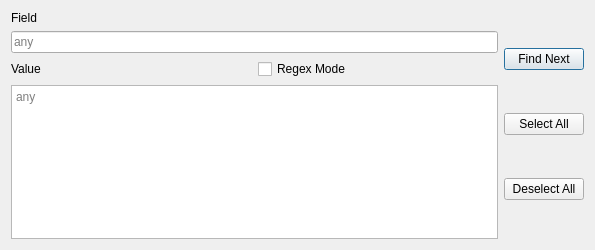
<?xml version="1.0" encoding="UTF-8"?>
<ui version="4.0">
 <class>SearchBarClass</class>
 <widget class="QDialog" name="SearchBarClass">
  <property name="geometry">
   <rect>
    <x>0</x>
    <y>0</y>
    <width>595</width>
    <height>250</height>
   </rect>
  </property>
  <property name="windowTitle">
   <string>Search</string>
  </property>
  <layout class="QGridLayout" name="gridLayout">
   <item row="2" column="1">
    <layout class="QHBoxLayout" name="horizontalLayout">
     <item>
      <layout class="QVBoxLayout" name="verticalLayout_2">
       <item>
        <widget class="QLabel" name="label_2">
         <property name="text">
          <string>Field</string>
         </property>
        </widget>
       </item>
       <item>
        <widget class="QLineEdit" name="lineEdit">
         <property name="inputMask">
          <string/>
         </property>
         <property name="placeholderText">
          <string>any</string>
         </property>
        </widget>
       </item>
       <item>
        <layout class="QHBoxLayout" name="horizontalLayout_3">
         <item>
          <widget class="QLabel" name="label">
           <property name="text">
            <string>Value</string>
           </property>
          </widget>
         </item>
         <item>
          <widget class="QCheckBox" name="regexModeCheckBox">
           <property name="toolTip">
            <string>Using Perl's Regular Expression</string>
           </property>
           <property name="text">
            <string>Regex Mode</string>
           </property>
          </widget>
         </item>
        </layout>
       </item>
       <item>
        <widget class="QPlainTextEdit" name="plainTextEdit">
         <property name="placeholderText">
          <string>any</string>
         </property>
        </widget>
       </item>
      </layout>
     </item>
     <item>
      <layout class="QVBoxLayout" name="verticalLayout">
       <item>
        <widget class="QPushButton" name="findNextButton">
         <property name="text">
          <string>Find Next</string>
         </property>
        </widget>
       </item>
       <item>
        <widget class="QPushButton" name="selectAllButton">
         <property name="text">
          <string>Select All</string>
         </property>
        </widget>
       </item>
       <item>
        <widget class="QPushButton" name="clearAllButton">
         <property name="text">
          <string>Deselect All</string>
         </property>
        </widget>
       </item>
      </layout>
     </item>
    </layout>
   </item>
  </layout>
 </widget>
 <resources/>
 <connections/>
</ui>
